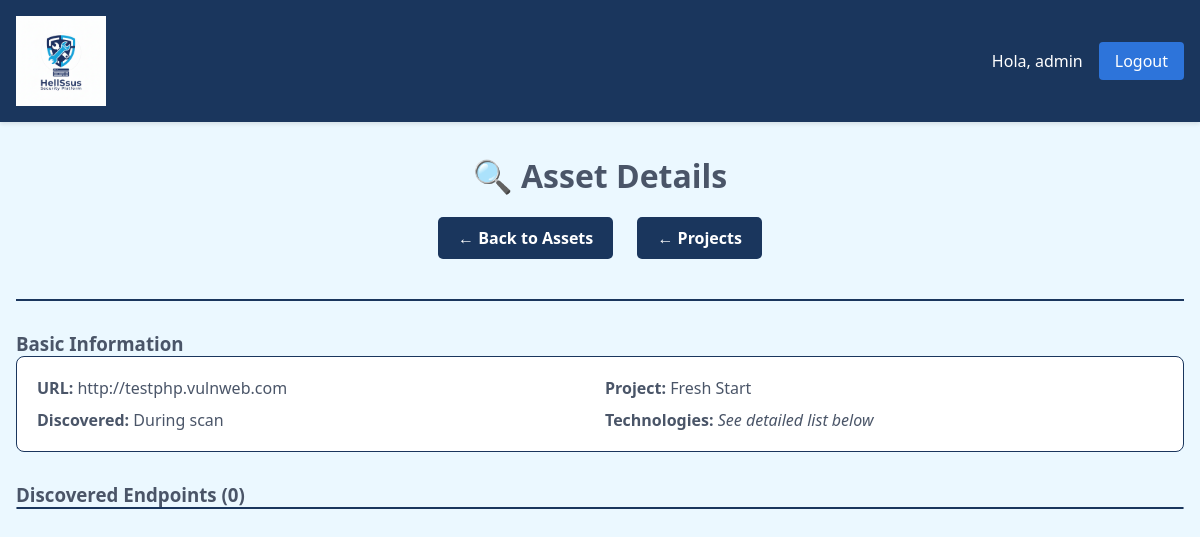
The page /asset/2 (signed in) on the database as committed earlier.
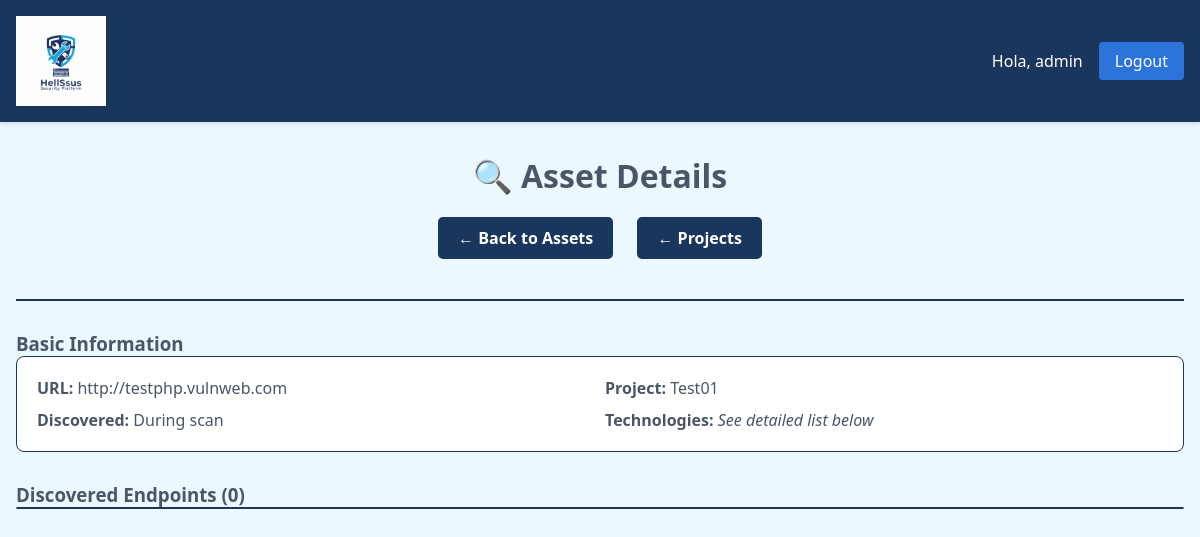
The same page on the database as committed later.
### tables this page shows
CREATE TABLE projects (
            id INTEGER PRIMARY KEY AUTOINCREMENT,
            name TEXT NOT NULL,
            created_date TEXT,
            description TEXT
        );

### dashboard/app.py (the view)
@app.route('/asset/<int:asset_id>')
@login_required
def asset_detail(asset_id):
    conn = get_db_connection()
    asset = conn.execute(
        'SELECT * FROM assets WHERE id = ?', (asset_id,)
    ).fetchone()
    if not asset:
        conn.close()
        return "Asset not found", 404
    endpoints = conn.execute(
        'SELECT * FROM endpoints WHERE asset_id = ? ORDER BY path', (asset_id,)
    ).fetchall()
    project = conn.execute(
        'SELECT name FROM projects WHERE id = ?', (asset['project_id'],)
    ).fetchone()
    conn.close()
    open_ports = []
    if asset['open_ports']:
        try:
            open_ports = json.loads(asset['open_ports'])
        except:
            open_ports = []
    technologies = []
    if asset['technologies']:
        try:
            technologies = json.loads(asset['technologies'])
        except:
            technologies = []
    return render_template('asset_detail.html',
                         asset=asset,
                         endpoints=endpoints,
                         technologies=technologies,
                         open_ports=open_ports,
                         project_name=project['name'] if project else 'Unknown')

### dashboard/app.py (called while the page is built)
def get_db_connection():
    conn = sqlite3.connect(DATABASE_PATH)
    conn.row_factory = sqlite3.Row
    return conn

def login_required(f):
    @wraps(f)
    def decorated_function(*args, **kwargs):
        if 'user_id' not in session:
            return redirect(url_for('login'))
        return f(*args, **kwargs)
    return decorated_function

### dashboard/templates/asset_detail.html (shortened to what this page needs)
{% extends "base.html" %}
{% block content %}
<div class="container">
    <div class="header">
        <h1>🔍 Asset Details</h1>
        <div class="nav">
            <a href="/assets" class="btn">← Back to Assets</a>
            <a href="/projects" class="btn">← Projects</a>
        </div>
    </div>
    <div class="asset-info">
        <h3>Basic Information</h3>
        <div class="info-grid">
            <div><strong>URL:</strong> {{ asset.url }}</div>
            <div><strong>Project:</strong> {{ project_name }}</div>
            <div><strong>Discovered:</strong> {{ asset.discovery_date[:16] if asset.discovery_date else 'During scan' }}</div>
            {% if asset.technologies %}
            <div><strong>Technologies:</strong> <em>See detailed list below</em></div>
            {% endif %}
        </div>
    </div>
    <div class="endpoints-section">
        <h3>Discovered Endpoints ({{ endpoints|length }})</h3>
        <div class="endpoints-list">
        </div>
    </div>
</div>
{% endblock %}

Rows that differ between the two databases and show on the page:
changed projects: name "Fresh Start" → "Test01"
